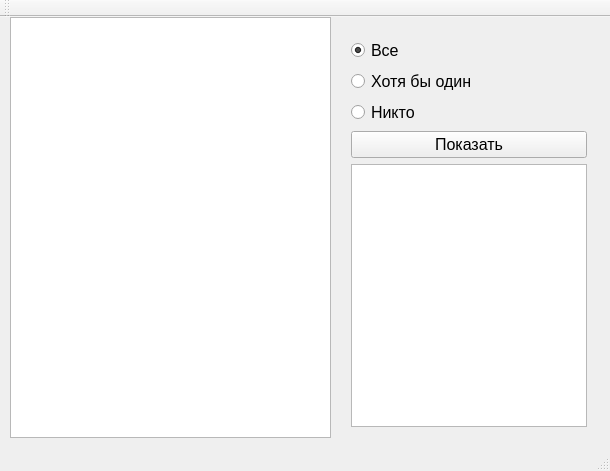
<?xml version="1.0" encoding="UTF-8"?>
<ui version="4.0">
 <class>Lab11</class>
 <widget class="QMainWindow" name="Lab11">
  <property name="geometry">
   <rect>
    <x>0</x>
    <y>0</y>
    <width>610</width>
    <height>471</height>
   </rect>
  </property>
  <property name="windowTitle">
   <string>Lab11</string>
  </property>
  <widget class="QWidget" name="centralWidget">
   <widget class="QTextEdit" name="textEdit">
    <property name="geometry">
     <rect>
      <x>10</x>
      <y>0</y>
      <width>321</width>
      <height>421</height>
     </rect>
    </property>
    <property name="font">
     <font>
      <pointsize>10</pointsize>
     </font>
    </property>
   </widget>
   <widget class="QWidget" name="">
    <property name="geometry">
     <rect>
      <x>340</x>
      <y>10</y>
      <width>258</width>
      <height>411</height>
     </rect>
    </property>
    <layout class="QVBoxLayout" name="verticalLayout_2">
     <item>
      <layout class="QVBoxLayout" name="verticalLayout">
       <item>
        <widget class="QRadioButton" name="radioButton">
         <property name="minimumSize">
          <size>
           <width>0</width>
           <height>25</height>
          </size>
         </property>
         <property name="font">
          <font>
           <pointsize>12</pointsize>
          </font>
         </property>
         <property name="text">
          <string>Все</string>
         </property>
         <property name="checked">
          <bool>true</bool>
         </property>
        </widget>
       </item>
       <item>
        <widget class="QRadioButton" name="radioButton_2">
         <property name="minimumSize">
          <size>
           <width>0</width>
           <height>25</height>
          </size>
         </property>
         <property name="font">
          <font>
           <pointsize>12</pointsize>
          </font>
         </property>
         <property name="text">
          <string>Хотя бы один</string>
         </property>
        </widget>
       </item>
       <item>
        <widget class="QRadioButton" name="radioButton_3">
         <property name="minimumSize">
          <size>
           <width>0</width>
           <height>25</height>
          </size>
         </property>
         <property name="font">
          <font>
           <pointsize>12</pointsize>
          </font>
         </property>
         <property name="text">
          <string>Никто</string>
         </property>
        </widget>
       </item>
      </layout>
     </item>
     <item>
      <widget class="QPushButton" name="pushButton">
       <property name="minimumSize">
        <size>
         <width>0</width>
         <height>25</height>
        </size>
       </property>
       <property name="font">
        <font>
         <pointsize>12</pointsize>
        </font>
       </property>
       <property name="text">
        <string>Показать</string>
       </property>
      </widget>
     </item>
     <item>
      <widget class="QTextEdit" name="textEdit_2">
       <property name="font">
        <font>
         <pointsize>12</pointsize>
        </font>
       </property>
      </widget>
     </item>
    </layout>
   </widget>
  </widget>
  <widget class="QMenuBar" name="menuBar">
   <property name="geometry">
    <rect>
     <x>0</x>
     <y>0</y>
     <width>610</width>
     <height>17</height>
    </rect>
   </property>
  </widget>
  <widget class="QToolBar" name="mainToolBar">
   <attribute name="toolBarArea">
    <enum>TopToolBarArea</enum>
   </attribute>
   <attribute name="toolBarBreak">
    <bool>false</bool>
   </attribute>
  </widget>
  <widget class="QStatusBar" name="statusBar"/>
 </widget>
 <layoutdefault spacing="6" margin="11"/>
 <resources/>
 <connections/>
</ui>
